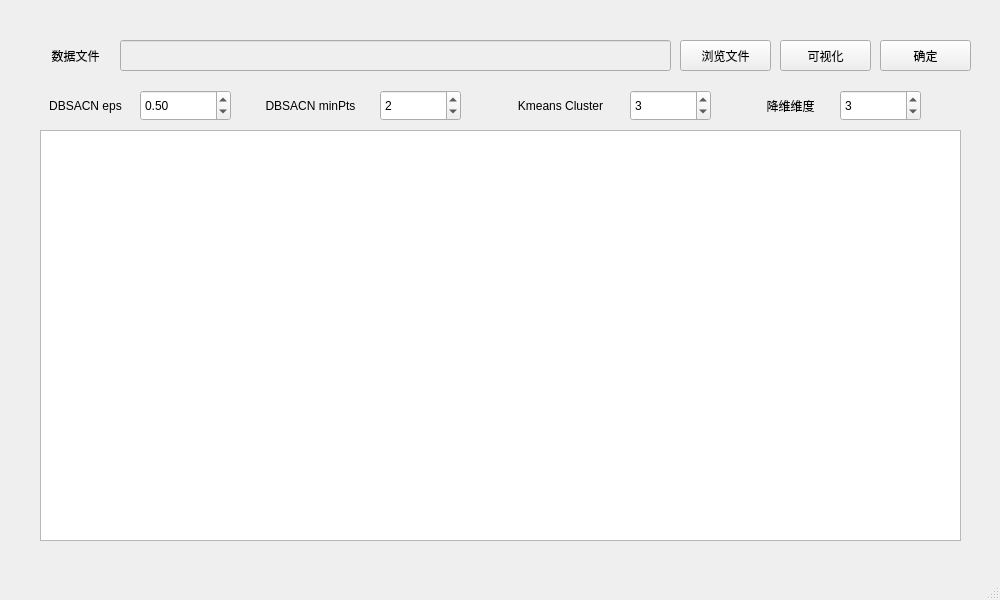
<?xml version="1.0" encoding="UTF-8"?>
<ui version="4.0">
 <class>MainWindow</class>
 <widget class="QMainWindow" name="MainWindow">
  <property name="geometry">
   <rect>
    <x>0</x>
    <y>0</y>
    <width>1000</width>
    <height>600</height>
   </rect>
  </property>
  <property name="minimumSize">
   <size>
    <width>1000</width>
    <height>600</height>
   </size>
  </property>
  <property name="maximumSize">
   <size>
    <width>1000</width>
    <height>600</height>
   </size>
  </property>
  <property name="windowTitle">
   <string>DRML</string>
  </property>
  <widget class="QWidget" name="centralwidget">
   <widget class="QPushButton" name="submit">
    <property name="geometry">
     <rect>
      <x>880</x>
      <y>40</y>
      <width>91</width>
      <height>31</height>
     </rect>
    </property>
    <property name="text">
     <string>确定</string>
    </property>
   </widget>
   <widget class="QLabel" name="label_3">
    <property name="geometry">
     <rect>
      <x>30</x>
      <y>40</y>
      <width>91</width>
      <height>31</height>
     </rect>
    </property>
    <property name="text">
     <string>数据文件</string>
    </property>
    <property name="alignment">
     <set>Qt::AlignCenter</set>
    </property>
   </widget>
   <widget class="QLineEdit" name="file_path">
    <property name="enabled">
     <bool>false</bool>
    </property>
    <property name="geometry">
     <rect>
      <x>120</x>
      <y>40</y>
      <width>551</width>
      <height>31</height>
     </rect>
    </property>
    <property name="text">
     <string/>
    </property>
   </widget>
   <widget class="QPushButton" name="browse_file">
    <property name="geometry">
     <rect>
      <x>680</x>
      <y>40</y>
      <width>91</width>
      <height>31</height>
     </rect>
    </property>
    <property name="text">
     <string>浏览文件</string>
    </property>
   </widget>
   <widget class="QTableView" name="result_list">
    <property name="enabled">
     <bool>true</bool>
    </property>
    <property name="geometry">
     <rect>
      <x>40</x>
      <y>130</y>
      <width>921</width>
      <height>411</height>
     </rect>
    </property>
    <property name="editTriggers">
     <set>QAbstractItemView::NoEditTriggers</set>
    </property>
    <property name="dragDropOverwriteMode">
     <bool>false</bool>
    </property>
    <property name="selectionMode">
     <enum>QAbstractItemView::NoSelection</enum>
    </property>
    <property name="gridStyle">
     <enum>Qt::SolidLine</enum>
    </property>
    <attribute name="horizontalHeaderCascadingSectionResizes">
     <bool>false</bool>
    </attribute>
    <attribute name="verticalHeaderVisible">
     <bool>false</bool>
    </attribute>
    <attribute name="verticalHeaderCascadingSectionResizes">
     <bool>false</bool>
    </attribute>
   </widget>
   <widget class="QSpinBox" name="minpts">
    <property name="geometry">
     <rect>
      <x>380</x>
      <y>90</y>
      <width>81</width>
      <height>31</height>
     </rect>
    </property>
    <property name="value">
     <number>2</number>
    </property>
   </widget>
   <widget class="QLabel" name="label_4">
    <property name="geometry">
     <rect>
      <x>40</x>
      <y>90</y>
      <width>91</width>
      <height>31</height>
     </rect>
    </property>
    <property name="text">
     <string>DBSACN eps</string>
    </property>
    <property name="alignment">
     <set>Qt::AlignCenter</set>
    </property>
   </widget>
   <widget class="QLabel" name="label_5">
    <property name="geometry">
     <rect>
      <x>260</x>
      <y>90</y>
      <width>101</width>
      <height>31</height>
     </rect>
    </property>
    <property name="text">
     <string>DBSACN minPts</string>
    </property>
    <property name="alignment">
     <set>Qt::AlignCenter</set>
    </property>
   </widget>
   <widget class="QLabel" name="label_6">
    <property name="geometry">
     <rect>
      <x>510</x>
      <y>90</y>
      <width>101</width>
      <height>31</height>
     </rect>
    </property>
    <property name="text">
     <string>Kmeans Cluster</string>
    </property>
    <property name="alignment">
     <set>Qt::AlignCenter</set>
    </property>
   </widget>
   <widget class="QSpinBox" name="cluster">
    <property name="geometry">
     <rect>
      <x>630</x>
      <y>90</y>
      <width>81</width>
      <height>31</height>
     </rect>
    </property>
    <property name="value">
     <number>3</number>
    </property>
   </widget>
   <widget class="QLabel" name="label_7">
    <property name="geometry">
     <rect>
      <x>740</x>
      <y>90</y>
      <width>101</width>
      <height>31</height>
     </rect>
    </property>
    <property name="text">
     <string>降维维度</string>
    </property>
    <property name="alignment">
     <set>Qt::AlignCenter</set>
    </property>
   </widget>
   <widget class="QSpinBox" name="dimension">
    <property name="geometry">
     <rect>
      <x>840</x>
      <y>90</y>
      <width>81</width>
      <height>31</height>
     </rect>
    </property>
    <property name="value">
     <number>3</number>
    </property>
   </widget>
   <widget class="QPushButton" name="visualize_btn">
    <property name="geometry">
     <rect>
      <x>780</x>
      <y>40</y>
      <width>91</width>
      <height>31</height>
     </rect>
    </property>
    <property name="text">
     <string>可视化</string>
    </property>
   </widget>
   <widget class="QDoubleSpinBox" name="eps">
    <property name="geometry">
     <rect>
      <x>140</x>
      <y>90</y>
      <width>91</width>
      <height>31</height>
     </rect>
    </property>
    <property name="value">
     <double>0.500000000000000</double>
    </property>
   </widget>
  </widget>
  <widget class="QStatusBar" name="statusbar"/>
 </widget>
 <resources/>
 <connections/>
</ui>
